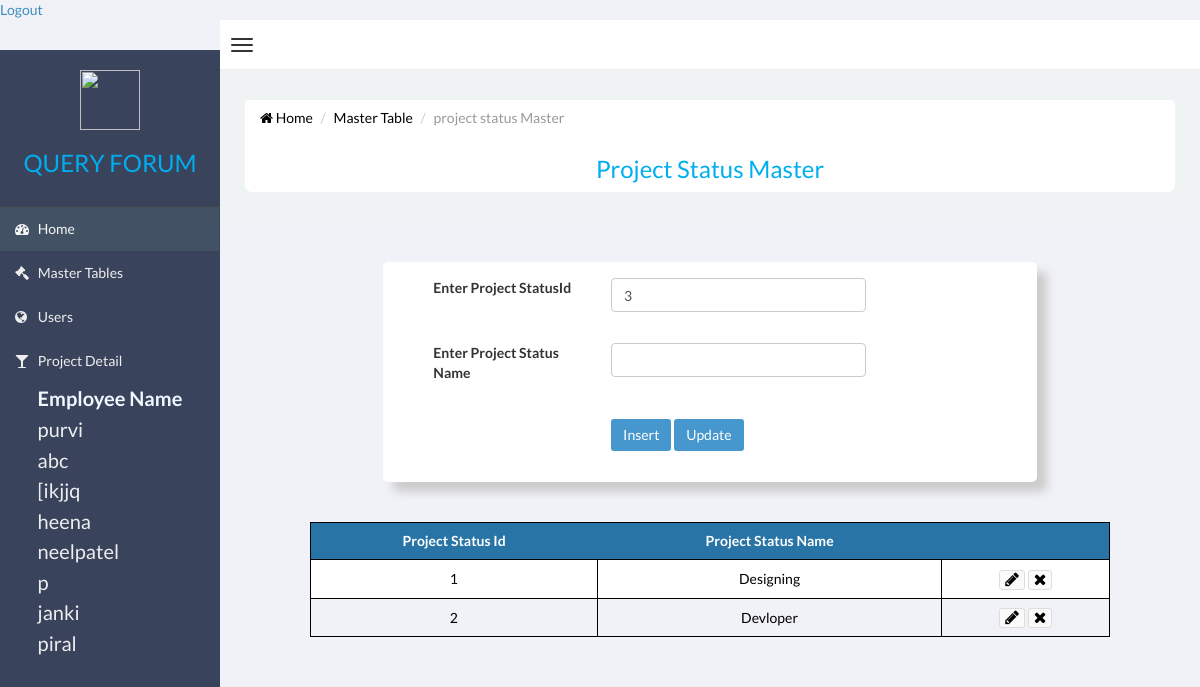
/web/Master/projectstatusmaster.php, run on the app's committed database.
### tables this page shows
CREATE TABLE `employeemaster` (
  `EmployeeId` int(11) NOT NULL,
  `EmployeeName` varchar(20) NOT NULL,
  `Address` text NOT NULL,
  `ContactNo` int(11) NOT NULL,
  `CityId` int(11) NOT NULL,
  `UserName` varchar(20) NOT NULL
);

CREATE TABLE `projectstatusmaster` (
  `ProjectStatusId` int(11) NOT NULL,
  `ProjectStatusName` varchar(50) NOT NULL
);

### web/Master/projectstatusmaster.php (the view, shortened to what this page needs)
<!DOCTYPE html PUBLIC "-//W3C//DTD XHTML 1.0 Transitional//EN" "http://www.w3.org/TR/xhtml1/DTD/xhtml1-transitional.dtd">
<html xmlns="http://www.w3.org/1999/xhtml">
<head>
	<link rel="stylesheet" type="text/css" href="css/admin.css">
    <link href="css/bootstrap.min.css" rel="stylesheet" type="text/css" />
    <link href="css/font-awesome.min.css" rel="stylesheet" type="text/css" />
    <link href="css/ionicons.min.css" rel="stylesheet" type="text/css" />
    <link href="css/morris/morris.css" rel="stylesheet" type="text/css" />
    <link href="css/jvectormap/jquery-jvectormap-1.2.2.css" rel="stylesheet" type="text/css" />
    <link href="css/datepicker/datepicker3.css" rel="stylesheet" type="text/css" />
    <link href="css/daterangepicker/daterangepicker-bs3.css" rel="stylesheet" type="text/css" />
    <link href="css/iCheck/all.css" rel="stylesheet" type="text/css" />
    <link href="css/style.css" rel="stylesheet" type="text/css" />
<?php
	$ProjectStatusId=$ProjectStatusName="";
 $qry= mysql_query("select max(ProjectStatusId)+1 from projectstatusmaster");
								   $projectstatusid=mysql_fetch_row($qry);
								   $ProjectStatusId=$projectstatusid[0];
?>
</head>
 <body class="skin-black   ">
        <header class="header">
           <a href="../employee/login.php">Logout</a>
            <nav class="navbar navbar-static-top" role="navigation">
                <a href="#" class="navbar-btn sidebar-toggle" data-toggle="offcanvas" role="button">
                    <span class="icon-bar"></span>
                    <span class="icon-bar"></span>
                    <span class="icon-bar"></span>
                </a>
                    </nav>
                </header>
                <div class="wrapper row-offcanvas row-offcanvas-left">
                    <aside class="left-side sidebar-offcanvas">
                        <section class="sidebar">
							<div class="row logomargin">
							<center>
							<img src="image/logo.png" height="60px" width="60px" />
								<h3 class="logofont">QUERY FORUM</h3>
							</center>
							</div>
                            <ul class="sidebar-menu">
                                <li class="active">
                                    <a href="../index.php">
                                        <i class="fa fa-dashboard"></i> <span>Home</span>
                                    </a>
                                </li>
                                <li>
                                    <a href="mainmasterpage.php">
                                        <i class="fa fa-gavel"></i> <span>Master Tables</span>
                                    </a>
                                </li>
                                <li>
                                    <a href="../user/mainuserpage.php">
                                        <i class="fa fa-globe"></i> <span>Users</span>
                                    </a>
                                </li>
                                <li>
                                    <a href="../project/mainprojectpage.php">
                                        <i class="fa fa-glass"></i> <span>Project Detail</span>
                                     </a>
                                </li>
                            </ul>
                            <?php
							$qry = mysql_query("select EmployeeId,EmployeeName from employeemaster");
							echo "<center>";
							echo "<table>";
							echo "<th class='font'>Employee Name</th>";
							if($qry)
	  {
	     while($rw=mysql_fetch_assoc($qry))
		 {
		 extract($rw);
		 echo "<tr><td class='font'><a href='#' onclick=showPopup($EmployeeId,'".$EmployeeName."');>$EmployeeName</a></td></tr>";
		 }
	  }
							echo "</table>";
							echo "</center>";
							?>
                        </section>
                    </aside>
                    <aside class="right-side">
	<section class="content">
	<div class="row bgwhite margin">
			<ul class="breadcrumb">
                                <li><a href="../index.php"><i class="fa fa-home"></i> Home</a></li>
                                <li><a href="mainmasterpage.php">Master Table</a></li>
								<li class="logofont active">project status Master</li>
      </ul>
		<center><h3 class="logofont">Project Status Master</h3></center>
	</div>
</section>
	<div class="col-xs-offset-2 col-lg-8">
		<div class="row bg">
			<div class="form-group">
                                   <div class="row">
                                   <div class="col-lg-4">  </div>
                                   <div class="col-lg-5"> </div>
                                   </div>
          </div>
								  <form method="post" action="">
                           <div class="form-group">
                           <div class="row">
                           <div class="col-lg-4">
                          	 <label class="black">Enter Project StatusId</label>
                           </div>
                            <div class="col-lg-5">
     <input type="text" name="projectstatusid" class="form-control" value="<?php if(isset($ProjectStatusId)) { echo $ProjectStatusId; }?>" />
                            </div>
                            </div>
                            </div>
                                   <div class="form-group">
                                   <div class="row">
                                   <div class="col-lg-4">  </div>
                                   <div class="col-lg-5"> </div>
                                   </div>
                                   </div>
                           <div class="form-group">
                           <div class="row">
                           <div class="col-lg-4">
                          	 <label class="black">Enter Project Status Name</label>
                           </div>
                            <div class="col-lg-5">
  <input type="text" name="projectstatusname" class="form-control" value="<?php if(isset($ProjectStatusName)) { echo $ProjectStatusName; }?> "/>
                            </div>
                            </div>
                            </div>
                            		 <div class="form-group">
                                   <div class="row">
                                   <div class="col-lg-4">  </div>
                                   <div class="col-lg-5"> </div>
                                   </div>
                                   </div>
                             <div class="form-group">
                             <div class="row">
                                   <div class="col-lg-4">  </div>
                                   <div class="col-lg-5">
                                   <input type="submit" class="btn btn-primary" name="insert" value="Insert" />
                                   <input type="submit" class="btn btn-primary" name="update" value="Update" />
                                   </div>
                               </div>
                              </div>
                              		 <div class="form-group">
                                   <div class="row">
                                   <div class="col-lg-4">  </div>
                                   <div class="col-lg-5"> </div>
                                   </div>
                                   </div>
                        </form>
      </div>
  </div>
                              <div  class="show">
<?php
     $qry = mysql_query("select ProjectStatusId,ProjectStatusName from projectstatusmaster");
	 echo "<center>";
	  echo "<table>";
	  echo "<tr><th> Project Status Id </th><th> Project Status Name </th><th></th></tr>";
	  if($qry)
	  {
	     while($rw=mysql_fetch_assoc($qry))
		 {
		 extract($rw);
		 echo "<tr><td>$ProjectStatusId</td><td>$ProjectStatusName</td>
		 <td>
		  <button class='btn btn-default btn-xs'>
		  <a href=?projectstatusid=$ProjectStatusId&flg=Edit><i class='fa fa-pencil'></a></i></button>
		  <button class='btn btn-default btn-xs'>
		<a href=?projectstatusid=$ProjectStatusId&flg=Delete><i class='fa fa-times'></a></i></button></td></tr>";
		 }
	  }
      echo "</table>";
	  echo "</center>";
?>
	 </div>
        </div>
</body>
</html>

### web/Master/css/admin.css (style rules this page uses)
.logomargin { margin-top:20px; margin-bottom:20px; }
.logofont { color:#00AEEF; }
.margin { margin-left:30px; margin-right:30px; border-radius:7px; }
.bgwhite { background:#FFFFFF; }
.bg { margin-top:40px; background:#FFF; border-radius:5px; box-shadow: 10px 10px 10px #CCCCCC; margin-bottom:40px; }
.black { padding-left:50px; }
.show table { border-collapse: collapse; width:800px; margin-bottom:20px; text-align-last:center; font-size:14px; color:#000000; }
.show table, .show tr,.show td { border: 1px solid black; vertical-align:middle; color:#000; text-align-last:center; }
.show tr { height:10px; }
.show th { text-align-last:center; background-color:#2874A6; color:#FFFFFF; }
.show tr,.show td,.show th { padding:8px; text-align:left; }
.show tr:nth-child(even) { background-color:#FFFFFF; }
.show i { color:black; font-size:16px; }
.show1 table, .show tr,.show td { border: 1px solid black; vertical-align:middle; color:#000; }
.font { font-size:20px; color: aliceblue; }

### data on the page
employeemaster: EmployeeName "purvi"
employeemaster: EmployeeName "abc"
employeemaster: EmployeeName "[ikjjq"
employeemaster: EmployeeName "heena"
employeemaster: EmployeeName "neelpatel"
employeemaster: EmployeeName "p"
employeemaster: EmployeeName "janki"
employeemaster: EmployeeName "piral"
projectstatusmaster: ProjectStatusId "1", ProjectStatusName "Designing"
projectstatusmaster: ProjectStatusId "2", ProjectStatusName "Devloper"
